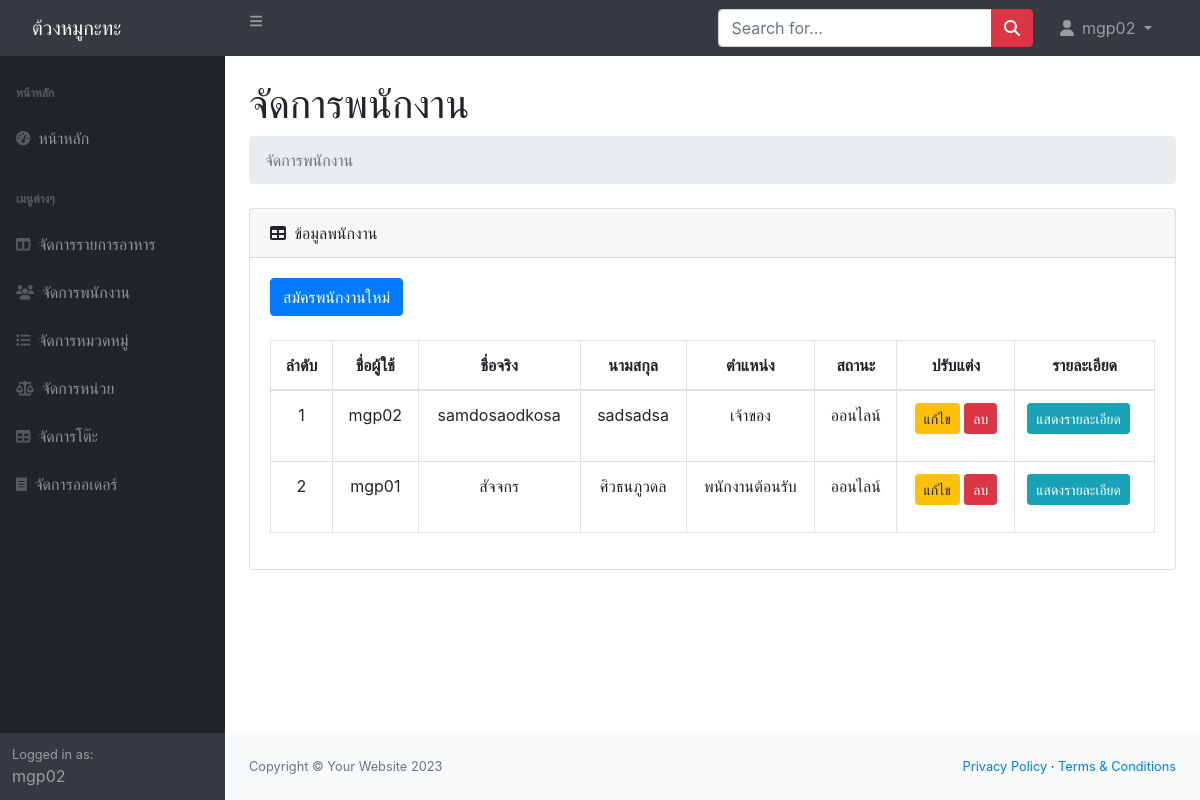
Page /manage_employees.php (signed in) on the committed database.
### tables this page shows
CREATE TABLE `employees` (
  `emp_id` int(11) NOT NULL,
  `username` varchar(100) NOT NULL,
  `password` varchar(100) NOT NULL,
  `firstname` varchar(100) NOT NULL,
  `lastname` varchar(100) NOT NULL,
  `mail` varchar(100) NOT NULL,
  `location` text NOT NULL,
  `role` int(1) NOT NULL COMMENT '1=Owner\r\n2=Cashier\r\n3=Receptionist\r\n4=Kitchen',
  `status` int(1) NOT NULL
);

### manage_employees.php (the view, shortened to what this page needs)
<?php
include 'includes/db_connect.php';
$sql = "SELECT emp_id, username, firstname, lastname, mail, location, role, status FROM employees";
$result = $conn->query($sql);
?>
<!DOCTYPE html>
<html lang="en">
<head>
    <link rel="stylesheet" href="https://cdn.jsdelivr.net/npm/bootstrap@5.2.3/dist/css/bootstrap.min.css">
    <link rel="stylesheet" href="css/styles.css">
    <link rel="stylesheet" href="https://maxcdn.bootstrapcdn.com/bootstrap/4.5.2/css/bootstrap.min.css">
</head>
<body class="sb-nav-fixed">
    <nav class="sb-topnav navbar navbar-expand navbar-dark bg-dark">
        <a class="navbar-brand ps-3" href="index.php">ต้วงหมูกะทะ</a>
        <button class="btn btn-link btn-sm order-1 order-lg-0 me-4 me-lg-0" id="sidebarToggle" href="#!"><i class="fas fa-bars"></i></button>
        <form class="d-none d-md-inline-block form-inline ms-auto me-0 me-md-3 my-2 my-md-0">
            <div class="input-group">
                <input class="form-control" type="text" placeholder="Search for..." aria-label="Search for..." aria-describedby="btnNavbarSearch" />
                <button class="btn btn-danger" id="btnNavbarSearch" type="button"><i class="fas fa-search"></i></button>
            </div>
        </form>
        <ul class="navbar-nav ms-auto ms-md-0 me-3 me-lg-4">
            <li class="nav-item dropdown">
                <a class="nav-link dropdown-toggle" id="navbarDropdown" href="#" role="button" data-bs-toggle="dropdown" aria-expanded="false">
                    <i class="fas fa-user fa-fw"></i>
                    <?php if (isset($_SESSION['username'])) : ?>
                        <?php echo $_SESSION['username']; ?>
                    <?php else : ?>
                        ผู้เยี่ยมชม
                    <?php endif; ?>
                </a>
            </li>
        </ul>
    </nav>
    <div id="layoutSidenav">
        <div id="layoutSidenav_nav">
            <nav class="sb-sidenav accordion sb-sidenav-dark" id="sidenavAccordion">
                <div class="sb-sidenav-menu">
                    <div class="nav">
                        <div class="sb-sidenav-menu-heading">หน้าหลัก</div>
                        <a class="nav-link" href="index.php">
                            <div class="sb-nav-link-icon"><i class="fas fa-tachometer-alt"></i></div>
                            หน้าหลัก
                        </a>
                        <div class="sb-sidenav-menu-heading">เมนูต่างๆ</div>
                        <a class="nav-link" href="manage_menu.php">
                            <div class="sb-nav-link-icon"><i class="fas fa-columns"></i></div>
                            จัดการรายการอาหาร
                        </a>
                        <a class="nav-link" href="manage_employees.php">
                            <div class="sb-nav-link-icon"><i class="fas fa-users"></i></div>
                            จัดการพนักงาน
                        </a>
                        <a class="nav-link" href="category.php">
                            <div class="sb-nav-link-icon"><i class="fas fas fa-list"></i></div>
                            จัดการหมวดหมู่
                        </a>
                        <a class="nav-link" href="unit.php">
                            <div class="sb-nav-link-icon"><i class="fas fa-balance-scale"></i></div>
                            จัดการหน่วย
                        </a>
                        <a class="nav-link" href="manage_tables.php">
                            <div class="sb-nav-link-icon"><i class="fas fa-table"></i></div>
                            จัดการโต๊ะ
                        </a>
                        <a class="nav-link" href="manage_orders.php">
                            <div class="sb-nav-link-icon"><i class="fas fa-receipt"></i></div>
                            จัดการออเดอร์
                        </a>
                    </div>
                </div>
                <div class="sb-sidenav-footer">
                    <div class="small">Logged in as:</div>
                    <?php if (isset($_SESSION['username'])) : ?>
                        <?php echo $_SESSION['username']; ?>
                    <?php else : ?>
                        Guest
                    <?php endif; ?>
                </div>
            </nav>
        </div>
        <div id="layoutSidenav_content">
            <main>
                <div class="container-fluid px-4">
                    <h1 class="mt-4">จัดการพนักงาน</h1>
                    <ol class="breadcrumb mb-4">
                        <li class="breadcrumb-item active">จัดการพนักงาน</li>
                    </ol>
                    <div class="card mb-4">
                        <div class="card-header">
                            <i class="fas fa-table me-1"></i>
                            ข้อมูลพนักงาน
                        </div>
                        <div class="card-body">
                            <div class="mb-4">
                                <a href="register.php" class="btn btn-primary">สมัครพนักงานใหม่</a>
                            </div>
                            <table id="datatablesSimple" class="table table-bordered">
                                <thead>
                                    <tr>
                                        <th style="text-align: center;">ลำดับ</th>
                                        <th style="text-align: center;">ชื่อผู้ใช้</th>
                                        <th style="text-align: center;">ชื่อจริง</th>
                                        <th style="text-align: center;">นามสกุล</th>
                                        <th style="text-align: center;">ตำแหน่ง</th>
                                        <th style="text-align: center;">สถานะ</th>
                                        <th style="text-align: center;">ปรับแต่ง</th>
                                        <th style="text-align: center;">รายละเอียด</th>
                                    </tr>
                                </thead>
                                <tbody>
                                    <?php
                                    $i = 1;
                                    while ($row = $result->fetch_assoc()) { ?>
                                        <tr>
                                            <td style="text-align: center;"><?php echo $i++; ?></td>
                                            <td style="text-align: center;"><?php echo $row['username']; ?></td>
                                            <td style="text-align: center;"><?php echo $row['firstname']; ?></td>
                                            <td style="text-align: center;"><?php echo $row['lastname']; ?></td>
                                            <td style="text-align: center;">
                                                <?php
                                                switch ($row['role']) {
                                                    case 1:
                                                        echo 'เจ้าของ';
                                                        break;
                                                    case 3:
                                                        echo 'พนักงานต้อนรับ';
                                                        break;
                                                }
                                                ?>
                                            </td>
                                            <td style="text-align: center;"><?php
                                                                            if ($row['status'] == 1) echo 'ออนไลน์';
                                                                            elseif ($row['status'] == 2) echo 'ออฟไลน์';
                                                                            else echo 'ลาออก'; ?>
                                            </td>
                                            <td style="text-align: center;">
                                                <a href="edit_employee.php?id=<?php echo $row['emp_id']; ?>" class="btn btn-warning btn-sm">แก้ไข</a>
                                                <a href="delete_employee.php?id=<?php echo $row['emp_id']; ?>" class="btn btn-danger btn-sm">ลบ</a>
                                            </td>
                                            <td>
                                                <button type="button" class="btn btn-info btn-sm view-details" data-id="<?php echo $row['emp_id']; ?>">
                                                    แสดงรายละเอียด
                                                </button>
                                        </tr>
                                    <?php } ?>
                                </tbody>
                            </table>
                        </div>
                    </div>
                </div>
            </main>
            <footer class="py-4 bg-light mt-auto">
                <div class="container-fluid px-4">
                    <div class="d-flex align-items-center justify-content-between small">
                        <div class="text-muted">Copyright &copy; Your Website 2023</div>
                        <div>
                            <a href="#">Privacy Policy</a>
                            &middot;
                            <a href="#">Terms &amp; Conditions</a>
                        </div>
                    </div>
                </div>
            </footer>
        </div>
    </div>
</body>
</html>

### rows in the picture
employees: username "mgp02", firstname "samdosaodkosa", lastname "sadsadsa", role "เจ้าของ", status "ออนไลน์"
employees: username "mgp01", firstname "สัจจกร", lastname "ศิวธนภูวดล", role "พนักงานต้อนรับ", status "ออนไลน์"

### other values in the picture
$_SESSION['username'] "mgp02"
